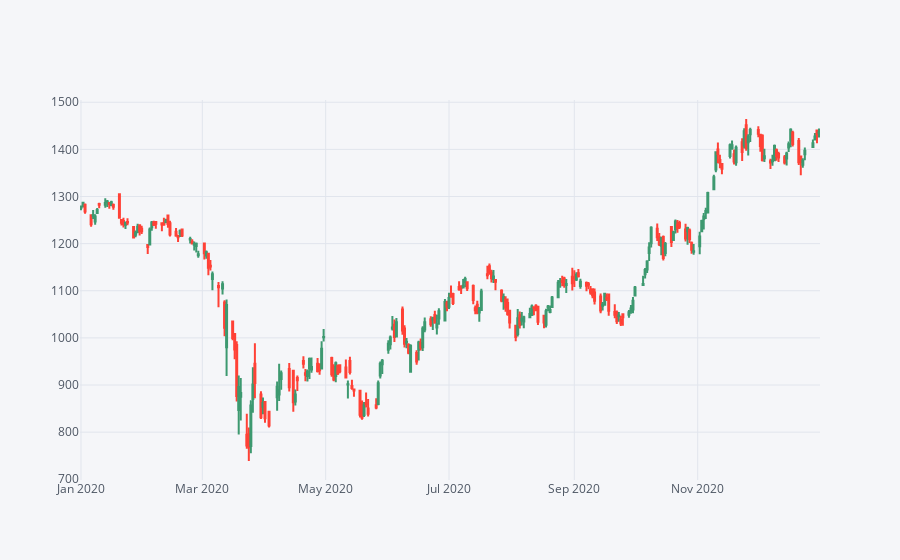

Notebook code cell kept with this figure:
### Markdown cell above
# Let's make our plots a little bit more technical and sensible from a financial perspective. We can make candle stick charts,simple moving averages etc as well using plotly. Bhagu ya chala kasa kay te.

### Code cell
#for HDFC stock price data for 2020 year lets make candle stick chart
HDFC2020 = HDFC['2020-01-01':'2020-12-31'][['Open','High','Low','Close']]
HDFC2020.iplot(kind='candle')

### Figure 1 — Plotly figure (JSON) as saved in the notebook; plotly's stock layout.template omitted (floating-point values rounded to 4 significant figures; data arrays with more than 128 entries replaced by an {"elided": "..."} marker saying what was removed)
{"data": [{"close": {"elided": "250 float values"}, "high": {"elided": "250 float values"}, "low": {"elided": "250 float values"}, "open": {"elided": "250 float values"}, "showlegend": false, "type": "candlestick", "x": {"elided": "250 str values"}, "yaxis": "y2"}], "layout": {"legend": {"bgcolor": "#F5F6F9", "font": {"color": "#4D5663"}}, "paper_bgcolor": "#F5F6F9", "plot_bgcolor": "#F5F6F9", "title": {"font": {"color": "#4D5663"}}, "xaxis": {"gridcolor": "#E1E5ED", "rangeslider": {"visible": false}, "showgrid": true, "tickfont": {"color": "#4D5663"}, "title": {"font": {"color": "#4D5663"}, "text": ""}, "zerolinecolor": "#E1E5ED"}, "yaxis": {"gridcolor": "#E1E5ED", "showgrid": true, "showticklabels": false, "tickfont": {"color": "#4D5663"}, "title": {"font": {"color": "#4D5663"}, "text": ""}, "zerolinecolor": "#E1E5ED"}, "yaxis2": {"gridcolor": "#E1E5ED", "showgrid": true, "tickfont": {"color": "#4D5663"}, "title": {"font": {"color": "#4D5663"}, "text": ""}, "zerolinecolor": "#E1E5ED"}}}
